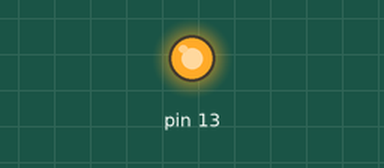
The sketch below on a simulated Arduino Uno, built with avr-gcc and run on an emulated ATmega328P. Parts: output pins drawn as LEDs (lit = HIGH).

Above: at 0.1 s.
Timing chart, 0 to 1.6 s (numbered marks = the images above):
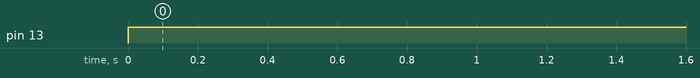

Measured:
- by itself, pin 13: LOW → HIGH at 0.00 s

The sketch:

directio.ino
```cpp
  // registers for port B
  char * direction_reg = 0x24;
  char * data_reg = 0x25;


void setup() {
* direction_reg |= 0x20;
}

void loop() {
  static long t0 = 0;
  long t1, t2;
  if ( t0 == 0 )
      t0 = millis();
  else  t0 = t2;
  t1 = t0 + 200;
  t2 = t0 + 500;
* data_reg |= 0x20;       // change only 1 bit (OR forces 1)
while ( millis() != t1 ) {}
* data_reg &= (~0x20);    // change only 1 bit (AND forces 0) //0xDF;
while ( millis() != t2 ) {}
}
```
